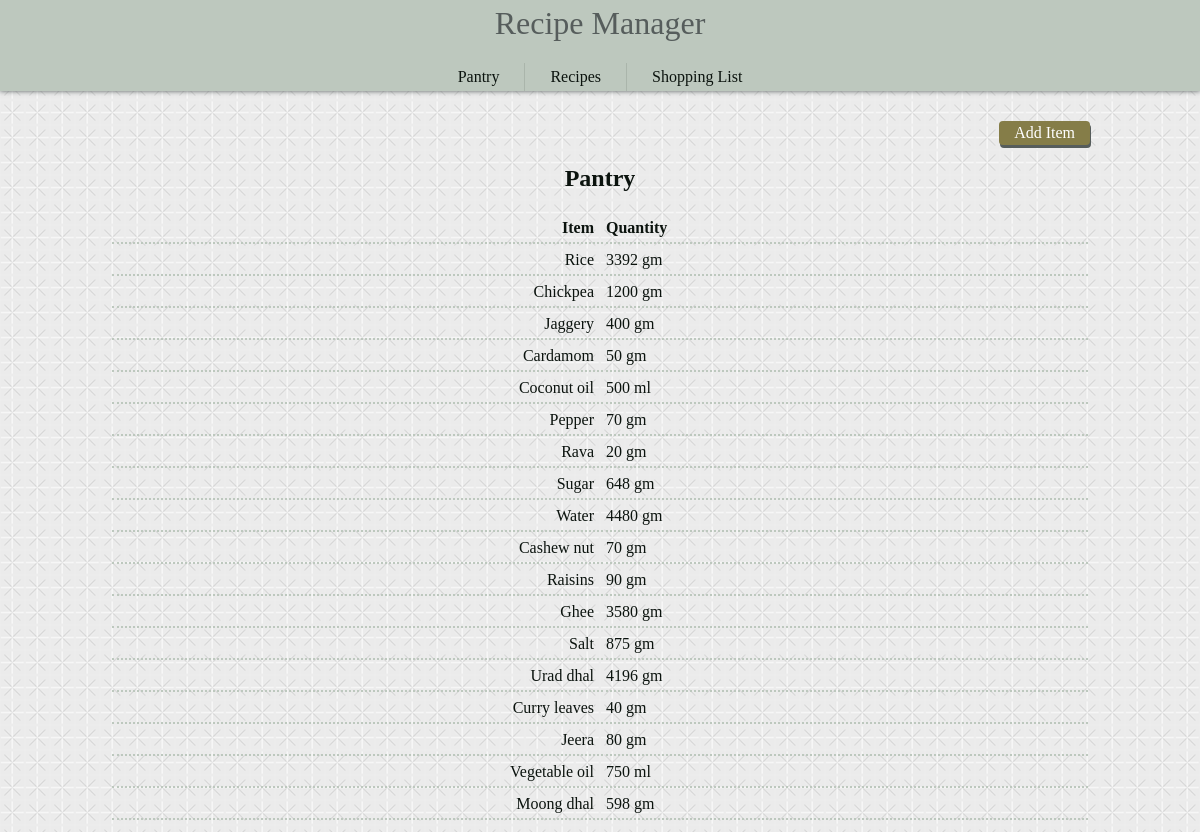
/pantry, run on an earlier commit of the app's database.
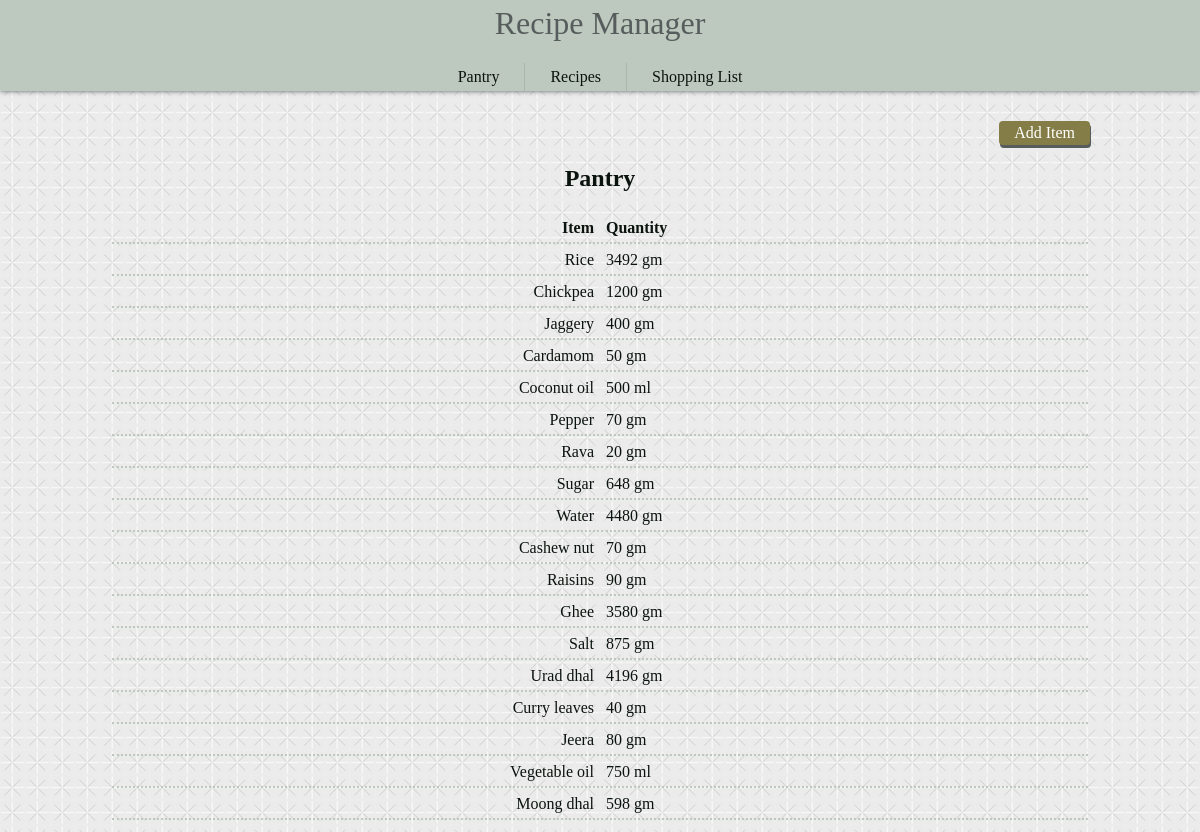
And on a later commit of the database.
### recipemanager/models.py (models this page shows, shortened)
class Pantry(models.Model):
    item = models.ForeignKey(Item, on_delete=models.SET_NULL, null=True, blank=True, related_name="pantry_item_id")
    quantity = models.IntegerField(default=0)

class Item(models.Model):
    name = models.CharField(max_length=75, unique=True)
    unit_type = models.CharField(choices=base, max_length=64, default="Select unit type")

### recipemanager/views.py (the view)
# urls.py: path('pantry', views.view_pantry, name="pantry"),
def view_pantry(request):
    items = Pantry.objects.all()
    return render(request, "recipemanager/pantry.html", {
        "items": items
    })

### recipemanager/templates/recipemanager/pantry.html
{% extends "recipemanager/layout.html" %} {% load static %}
{% block body %}
    <link href="{% static 'recipemanager/pantry.css' %}" rel="stylesheet">
    <div class="page-actions">
        <a class="action action-button" href="{% url 'add-pantry-item' %}">Add Item</a>
    </div>
    <h2>Pantry</h2>
    <table class="pantry">
        <tr>
            <th class="item">Item</th>
            <th class="quantity">Quantity</th>
        </tr>
        {% for item in items %}
            <tr>
                <td class="item">{{ item.item.name }}</td>
                <td class="quantity">{{ item.quantity }} {{ item.item.unit_type }}</td>
            </tr>
        {% endfor %}
    </table>
{% endblock %}

What changed in the data, as far as the page shows it:
changed Pantry "Rice": quantity "3392" → "3492"
